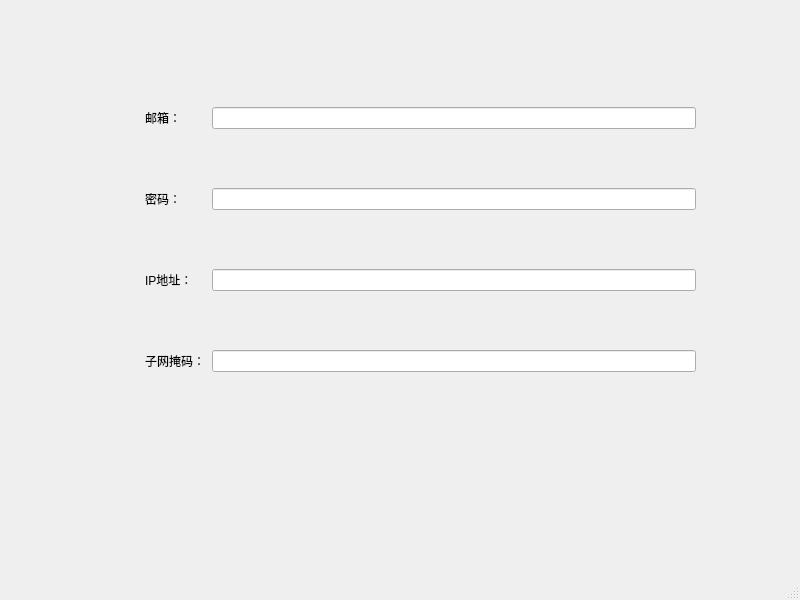
<?xml version="1.0" encoding="UTF-8"?>
<ui version="4.0">
 <class>MainWindow</class>
 <widget class="QMainWindow" name="MainWindow">
  <property name="geometry">
   <rect>
    <x>0</x>
    <y>0</y>
    <width>800</width>
    <height>600</height>
   </rect>
  </property>
  <property name="windowTitle">
   <string>MainWindow</string>
  </property>
  <widget class="QWidget" name="centralwidget">
   <widget class="QWidget" name="gridLayoutWidget">
    <property name="geometry">
     <rect>
      <x>140</x>
      <y>50</y>
      <width>561</width>
      <height>381</height>
     </rect>
    </property>
    <layout class="QGridLayout" name="gridLayout">
     <property name="leftMargin">
      <number>5</number>
     </property>
     <property name="topMargin">
      <number>5</number>
     </property>
     <property name="rightMargin">
      <number>5</number>
     </property>
     <property name="bottomMargin">
      <number>5</number>
     </property>
     <property name="spacing">
      <number>7</number>
     </property>
     <item row="0" column="0">
      <widget class="QLabel" name="emaillabel">
       <property name="text">
        <string>邮箱：</string>
       </property>
      </widget>
     </item>
     <item row="1" column="0">
      <widget class="QLabel" name="pwdlabel">
       <property name="text">
        <string>密码：</string>
       </property>
      </widget>
     </item>
     <item row="0" column="2">
      <widget class="QLineEdit" name="emaillineEdit"/>
     </item>
     <item row="2" column="2">
      <widget class="QLineEdit" name="IPEdit"/>
     </item>
     <item row="2" column="0">
      <widget class="QLabel" name="IPlabel">
       <property name="text">
        <string>IP地址：</string>
       </property>
      </widget>
     </item>
     <item row="1" column="2">
      <widget class="QLineEdit" name="pwdlineEdit"/>
     </item>
     <item row="3" column="0">
      <widget class="QLabel" name="masklabel">
       <property name="text">
        <string>子网掩码：</string>
       </property>
      </widget>
     </item>
     <item row="3" column="2">
      <widget class="QLineEdit" name="maskEdit"/>
     </item>
    </layout>
   </widget>
  </widget>
  <widget class="QMenuBar" name="menubar">
   <property name="geometry">
    <rect>
     <x>0</x>
     <y>0</y>
     <width>800</width>
     <height>21</height>
    </rect>
   </property>
  </widget>
  <widget class="QStatusBar" name="statusbar"/>
 </widget>
 <resources/>
 <connections/>
</ui>
